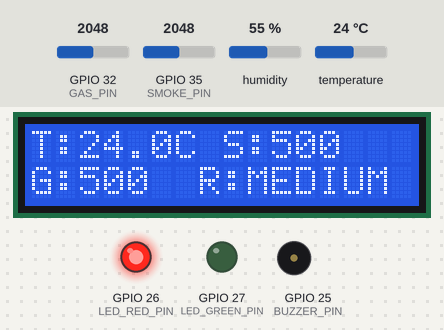
Recording of a sketch running on a simulated ESP32. On the bench: 16×2 character LCD, output pins drawn as LEDs (lit = HIGH), buzzer (waves = sounding). The inputs (shaded band) are chosen by the test bench; at power-on: GPIO 35 (SMOKE_PIN) = 2048, GPIO 32 (GAS_PIN) = 2048, humidity 55 %, temperature 24 °C. WiFi joins after 1.5 s; servers stay silent unless stated; uploads are accepted with an empty reply; what the sketch prints to the serial monitor is not drawn.

Above: at 6.8 s.
6.9 s: GPIO 35 (SMOKE_PIN) set to 1268
At 9.1 s:
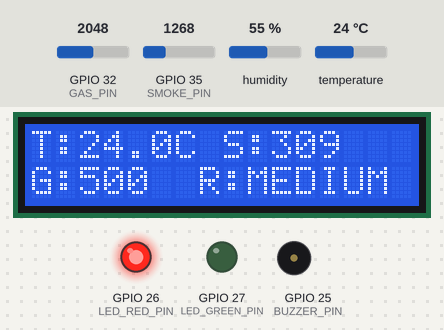
9.5 s: GPIO 35 (SMOKE_PIN) set to 1156
At 10.1 s:
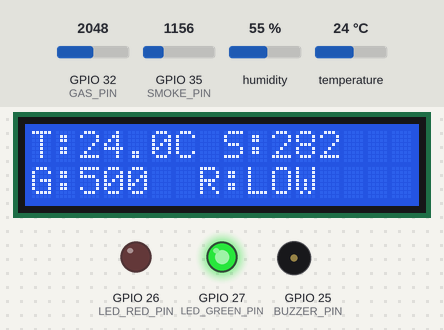
12.1 s: GPIO 32 (GAS_PIN) set to 2822
At 14.3 s:
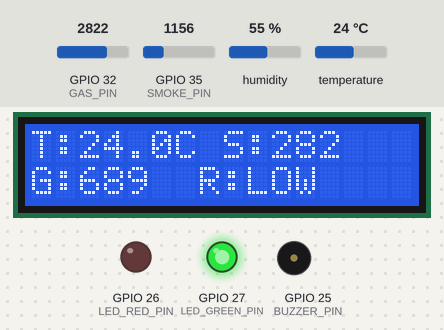
15.1 s: GPIO 32 (GAS_PIN) set to 2909
At 16.4 s:
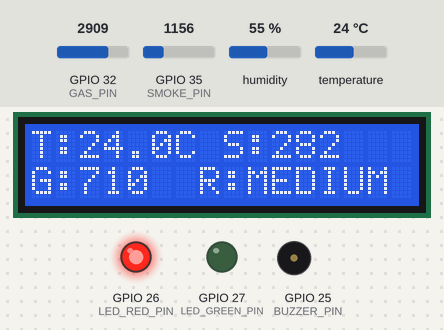
17.7 s: GPIO 35 (SMOKE_PIN) set to 1978
At 20.7 s:
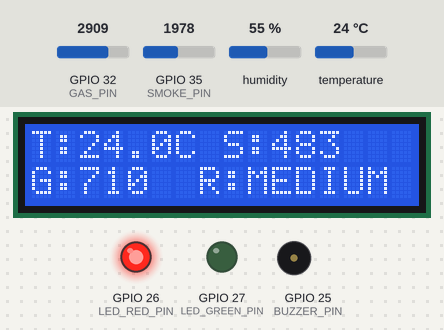
21.1 s: GPIO 35 (SMOKE_PIN) set to 2092
At 22.9 s:
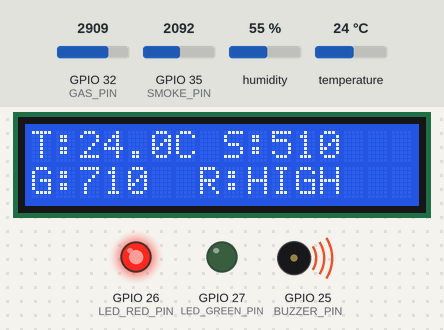
Timing chart, 0 to 24.4 s (numbered marks = the images above; inputs shaded):
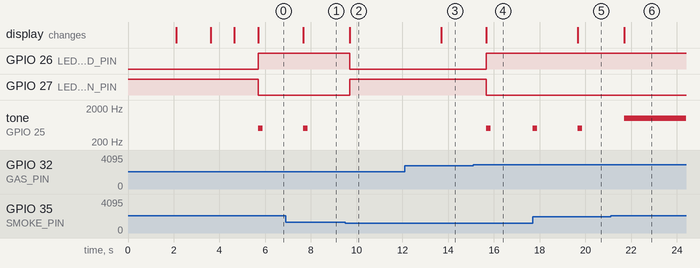

Measured:
- the behaviour switches between 1229 and 1228 on GPIO 35 (SMOKE_PIN) (found by bisection; images 1 and 2)
- the behaviour switches between 2866 and 2867 on GPIO 32 (GAS_PIN) (found by bisection; images 3 and 4)
- the behaviour switches between 2047 and 2048 on GPIO 35 (SMOKE_PIN) (found by bisection; images 5 and 6)
- after the input at 6.9 s, the display: changes after 0.77 s (image 1)
- after the input at 9.5 s, GPIO 26 (LED_RED_PIN): HIGH → LOW after 0.19 s; GPIO 27 (LED_GREEN_PIN): LOW → HIGH after 0.19 s; tone on GPIO 25 (BUZZER_PIN): stops changing and stays silent; the display: changes after 0.19 s (image 2)
- after the input at 12.1 s, the display: changes after 1.6 s (image 3)
- after the input at 15.1 s, GPIO 26 (LED_RED_PIN): LOW → HIGH after 0.57 s; GPIO 27 (LED_GREEN_PIN): HIGH → LOW after 0.57 s; tone on GPIO 25 (BUZZER_PIN): silent → 500 Hz after 0.57 s, → silent 0.20 s later, → 500 Hz 1.8 s later; the display: changes after 0.57 s (image 4)
- after the input at 17.7 s, the display: changes after 2.0 s (image 5)
- after the input at 21.1 s, the display: changes after 0.59 s (image 6)

The sketch:

esp32_main.ino
```cpp
/*
 * Smart Fire Detection and Risk Prediction System
 * ESP32 Firmware - Main Controller
 *
 * Hardware:
 *   - ESP32 Dev Module
 *   - LM35 / DHT11 Temperature Sensor  (GPIO34)
 *   - MQ-2  Smoke Sensor                (GPIO35)
 *   - MQ-5  Gas Sensor                  (GPIO32)
 *   - LCD 16x2 via I2C                  (SDA=GPIO21, SCL=GPIO22)
 *   - Buzzer                            (GPIO25)
 *   - LED Red                           (GPIO26)
 *   - LED Green                         (GPIO27)
 */

#include <WiFi.h>
#include <HTTPClient.h>
#include <Wire.h>
#include <LiquidCrystal_I2C.h>
#include <DHT.h>
#include <ArduinoJson.h>

// ──────────────────────────────────────────────────
// CONFIGURATION — Edit before flashing
// ──────────────────────────────────────────────────
const char* WIFI_SSID     = "YOUR_WIFI_SSID";
const char* WIFI_PASSWORD = "YOUR_WIFI_PASSWORD";
const char* SERVER_URL    = "http://YOUR_SERVER_IP:5000/api/sensor-data";
const char* DEVICE_ID     = "SENSOR_NODE_01";

// ──────────────────────────────────────────────────
// PIN DEFINITIONS
// ──────────────────────────────────────────────────
#define DHT_PIN       34
#define DHT_TYPE      DHT11
#define SMOKE_PIN     35
#define GAS_PIN       32
#define BUZZER_PIN    25
#define LED_RED_PIN   26
#define LED_GREEN_PIN 27

// ──────────────────────────────────────────────────
// THRESHOLD VALUES
// ──────────────────────────────────────────────────
#define TEMP_WARN     45.0f   // °C
#define TEMP_RISK     60.0f   // °C
#define SMOKE_WARN    300     // ppm
#define SMOKE_RISK    500     // ppm
#define GAS_WARN      400     // ppm
#define GAS_RISK      700     // ppm

// ──────────────────────────────────────────────────
// INTERVALS
// ──────────────────────────────────────────────────
#define READ_INTERVAL   2000   // ms between sensor reads
#define UPLOAD_INTERVAL 10000  // ms between cloud uploads

// ──────────────────────────────────────────────────
// GLOBALS
// ──────────────────────────────────────────────────
LiquidCrystal_I2C lcd(0x27, 16, 2);
DHT dht(DHT_PIN, DHT_TYPE);

float temperature  = 0.0;
int   smokeLevel   = 0;
int   gasLevel     = 0;
int   riskLevel    = 0;   // 0=LOW 1=MEDIUM 2=HIGH
String riskLabel   = "LOW";

unsigned long lastRead   = 0;
unsigned long lastUpload = 0;

// ──────────────────────────────────────────────────
// SETUP
// ──────────────────────────────────────────────────
void setup() {
  Serial.begin(115200);

  pinMode(BUZZER_PIN,    OUTPUT);
  pinMode(LED_RED_PIN,   OUTPUT);
  pinMode(LED_GREEN_PIN, OUTPUT);

  digitalWrite(LED_GREEN_PIN, HIGH);

  lcd.init();
  lcd.backlight();
  lcd.setCursor(0, 0); lcd.print("Smart Fire");
  lcd.setCursor(0, 1); lcd.print("Detect System");
  delay(2000);
  lcd.clear();

  dht.begin();

  connectWiFi();

  lcd.setCursor(0, 0); lcd.print("System Ready");
  delay(1000);
  lcd.clear();
}

// ──────────────────────────────────────────────────
// MAIN LOOP
// ──────────────────────────────────────────────────
void loop() {
  unsigned long now = millis();

  if (now - lastRead >= READ_INTERVAL) {
    lastRead = now;
    readSensors();
    evaluateRisk();
    updateLCD();
    triggerAlarms();
    printSerial();
  }

  if (now - lastUpload >= UPLOAD_INTERVAL) {
    lastUpload = now;
    uploadData();
  }

  // Reconnect Wi-Fi if dropped
  if (WiFi.status() != WL_CONNECTED) {
    connectWiFi();
  }
}

// ──────────────────────────────────────────────────
// SENSOR READING
// ──────────────────────────────────────────────────
void readSensors() {
  float t = dht.readTemperature();
  if (!isnan(t)) temperature = t;

  // Map ADC 0-4095 to ppm range (calibration values)
  smokeLevel = map(analogRead(SMOKE_PIN), 0, 4095, 0, 1000);
  gasLevel   = map(analogRead(GAS_PIN),   0, 4095, 0, 1000);
}

// ──────────────────────────────────────────────────
// RISK EVALUATION
// ──────────────────────────────────────────────────
void evaluateRisk() {
  int score = 0;

  if (temperature >= TEMP_RISK)    score += 2;
  else if (temperature >= TEMP_WARN) score += 1;

  if (smokeLevel >= SMOKE_RISK)    score += 2;
  else if (smokeLevel >= SMOKE_WARN) score += 1;

  if (gasLevel >= GAS_RISK)        score += 2;
  else if (gasLevel >= GAS_WARN)   score += 1;

  if (score <= 1)      { riskLevel = 0; riskLabel = "LOW"; }
  else if (score <= 3) { riskLevel = 1; riskLabel = "MEDIUM"; }
  else                 { riskLevel = 2; riskLabel = "HIGH"; }
}

// ──────────────────────────────────────────────────
// LCD DISPLAY
// ──────────────────────────────────────────────────
void updateLCD() {
  lcd.clear();
  lcd.setCursor(0, 0);
  lcd.print("T:"); lcd.print(temperature, 1); lcd.print("C ");
  lcd.print("S:"); lcd.print(smokeLevel);

  lcd.setCursor(0, 1);
  lcd.print("G:"); lcd.print(gasLevel); lcd.print("  ");
  lcd.print("R:"); lcd.print(riskLabel);
}

// ──────────────────────────────────────────────────
// ALARMS
// ──────────────────────────────────────────────────
void triggerAlarms() {
  if (riskLevel == 2) {
    // HIGH — continuous buzzer + red LED
    digitalWrite(LED_RED_PIN,   HIGH);
    digitalWrite(LED_GREEN_PIN, LOW);
    tone(BUZZER_PIN, 1000);
  } else if (riskLevel == 1) {
    // MEDIUM — intermittent beep
    digitalWrite(LED_RED_PIN,   HIGH);
    digitalWrite(LED_GREEN_PIN, LOW);
    tone(BUZZER_PIN, 500); delay(200); noTone(BUZZER_PIN);
  } else {
    // LOW — all clear
    noTone(BUZZER_PIN);
    digitalWrite(LED_RED_PIN,   LOW);
    digitalWrite(LED_GREEN_PIN, HIGH);
  }
}

// ──────────────────────────────────────────────────
// CLOUD UPLOAD
// ──────────────────────────────────────────────────
void uploadData() {
  if (WiFi.status() != WL_CONNECTED) return;

  HTTPClient http;
  http.begin(SERVER_URL);
  http.addHeader("Content-Type", "application/json");

  StaticJsonDocument<256> doc;
  doc["device_id"]   = DEVICE_ID;
  doc["temperature"] = temperature;
  doc["smoke"]       = smokeLevel;
  doc["gas"]         = gasLevel;
  doc["risk_level"]  = riskLabel;

  String payload;
  serializeJson(doc, payload);

  int httpCode = http.POST(payload);
  if (httpCode == 200) {
    Serial.println("[UPLOAD] OK");
  } else {
    Serial.printf("[UPLOAD] Failed: %d\n", httpCode);
  }
  http.end();
}

// ──────────────────────────────────────────────────
// WIFI CONNECTION
// ──────────────────────────────────────────────────
void connectWiFi() {
  lcd.clear();
  lcd.print("Connecting WiFi");
  WiFi.begin(WIFI_SSID, WIFI_PASSWORD);
  int attempts = 0;
  while (WiFi.status() != WL_CONNECTED && attempts < 20) {
    delay(500); Serial.print("."); attempts++;
  }
  if (WiFi.status() == WL_CONNECTED) {
    Serial.println("\n[WiFi] Connected: " + WiFi.localIP().toString());
    lcd.clear(); lcd.print("WiFi Connected");
  } else {
    Serial.println("\n[WiFi] Failed — running offline");
    lcd.clear(); lcd.print("WiFi Failed");
    lcd.setCursor(0,1); lcd.print("Offline Mode");
  }
  delay(1000);
}

// ──────────────────────────────────────────────────
// SERIAL DEBUG
// ──────────────────────────────────────────────────
void printSerial() {
  Serial.printf("Temp: %.1f°C | Smoke: %d ppm | Gas: %d ppm | Risk: %s\n",
                temperature, smokeLevel, gasLevel, riskLabel.c_str());
}
```
